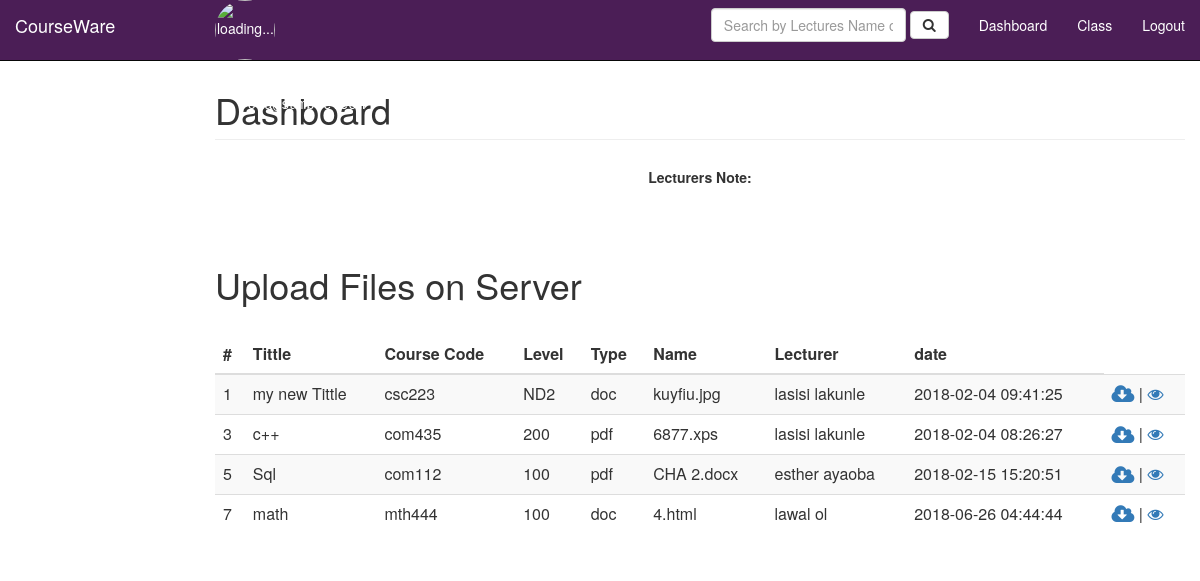
The app's page /dashboard.php (signed in) with its own data.
### tables this page shows
CREATE TABLE `files` (
  `id` int(11) NOT NULL,
  `tittle` varchar(111) NOT NULL,
  `cod` varchar(29) NOT NULL,
  `level` varchar(23) NOT NULL,
  `type` varchar(35) NOT NULL,
  `note` text NOT NULL,
  `filename` varchar(220) NOT NULL,
  `filepath` varchar(222) NOT NULL,
  `lecturer` varchar(89) NOT NULL,
  `date` timestamp NOT NULL DEFAULT CURRENT_TIMESTAMP ON UPDATE CURRENT_TIMESTAMP,
  `status` varchar(22) NOT NULL
);

### dashboard.php (the view, shortened to what this page needs)
<?php  include("include/header.php");   include './connect.php';
  ?>
        <p>
          <br />
        </p>
        <?php
          if($_SESSION["em"] == "" ){
            echo ' <script type="text/javascript">window.location.replace("index.php") </script>';
          }else {
        ?>
    <div class="container-fluid">
      <div class="row">
        <div class="col-sm-9 col-sm-offset-3 col-md-10 col-md-offset-2 main">
          <h1 class="page-header">Dashboard</h1>
          <div class="row placeholders alignCircleCenter">
              <h5 style="text-align: center;"><strong>Lecturers Note:</strong></h5>
          </div>
          <br/>
          <br />
          <h1 class="sub-header">Upload Files on Server</h1>
          <br />
          <div class="table-responsive">
            <table class="table table-striped">
              <thead>
                <tr>
                  <th>#</th>
                  <th>Tittle</th>
                  <th>Course Code</th>
                  <th>Level</th>
                  <th>Type</th>
                  <th>Name</th>
                  <th>Lecturer</th>
                  <th>date</th>
                </tr>
              </thead>
              <tbody>
                <tr>
                    <?php
                $qy= "select * from files ";
                   $myqy = mysqli_query($mycon,$qy);
                   $intt = 0;
                   while ($row = mysqli_fetch_array($myqy)) {
                             $intt = $intt+1;
                   ?>
                    <td><?php echo $intt;?></td>
                  <td><?php echo $row["tittle"];?></td>
                  <td><?php echo $row["cod"];?></td>
                  <td><?php echo $row["level"];?></td>
                  <td><?php echo $row["type"];?></td>
                  <td><?php echo $row["filename"];?></td>
                  <td><?php echo $row["lecturer"];?></td>
                  <td><?php echo $row["date"];?></td>
                  <td>
                      <a href="new.php?package=<?php echo 'CouseWare/'.$row["filepath"];?>&pascel=<?php echo $row["filename"];?>" title="Download"  >
                  <i class="fa fa-cloud-download fa-lg"></i>
                      </a>  |
                  <a href="now.php?package=<?php echo 'CouseWare/'.$row["filepath"];?>&pascel=<?php echo $row["filename"];?>"  title="view"> <i class="fa fa-eye fa lg"></i></a></td>
                </tr>
               <?php
                                               $intt = $intt+1;
?>
                <?php
                       }
                ?>
              </tbody>
            </table>
          </div>
        </div>
      </div>
    </div>
   <?php }?>
  </body>
</html>

### include/header.php (shortened to what this page needs)
<?php include './connect.php'?>
<!DOCTYPE html>
<html lang="en">
<head>
    <link href="css/bootstrap.min.css" rel="stylesheet">
    <link href="css/main.css" rel="stylesheet">
    <link rel="stylesheet" href="css/font-awesome.min.css">
  </head>
  <body>
    <nav class="navbar navbar-inverse navbar-fixed-top">
      <div class="container-fluid">
        <div class="navbar-header" style="width: 350px;height: 60px;">
          <a class="navbar-brand" href="#">CourseWare</a>
          <div class="roll" style="width: 150px;height: 30px;float: right;"> <?php    $usern3= $_SESSION['em'];
          $git= "select * from user_reg where email ='$usern3'";
                             $mgit = mysqli_query($mycon,$git);
                            $row1e = mysqli_fetch_array($mgit);
          ?>
           <img src="upload_files/<?php echo $row1e["name"];?>" style="width:60px;height:60px; border-radius:50px;" alt="loading..." />
           <p style=" float: right;line-height: 90px;font-family: monospace;"> <?php  echo $usern3;?></p>
          </div>
        </div>
        <div id="navbar" class="navbar-collapse collapse">
          <ul class="nav navbar-nav navbar-right">
            <li><a href="dashboard.php">Dashboard</a></li>
            <li><a href="veri.php">Class</a></li>
            <li><a href="logout.php">Logout</a></li>
          </ul>
            <form class="navbar-form navbar-right" method="post" action="">
                <input  required="" type="text" class="form-control" name="name" placeholder="Search by Lectures Name only...">
            <button class="btn btn-default" name="btn_search" ><i class="fa fa-search"></i></button>
            </form>
        </div>
      </div>
    </nav>

### connect.php (shortened to what this page needs)
<?php
$host = "Localhost";
$user = "root";
 $password ="root";
 $database ="course";
$mycon=mysqli_connect($host,$user,$password);
if (!$mycon){
    echo 'error';
}  else {
    $getdb = mysqli_select_db($mycon,$database);
    if (!$getdb){
    echo 'error';
} else {
     echo 'alert...oooo';
}
}

### css/main.css (style rules this page uses)
.alignCircleCenter { margin: auto; align-content: center; }
.navbar { background-color: #4b1e56; color: #FFF; }
.navbar a { color: #FFF !important; }

### records on screen
files: tittle "my new Tittle", cod "csc223", level "ND2", type "doc", filename "kuyfiu.jpg", lecturer "lasisi lakunle", date "2018-02-04 09:41:25"
files: tittle "c++", cod "com435", level "200", type "pdf", filename "6877.xps", lecturer "lasisi lakunle", date "2018-02-04 08:26:27"
files: tittle "Sql", cod "com112", level "100", type "pdf", filename "CHA 2.docx", lecturer "esther ayaoba", date "2018-02-15 15:20:51"
files: tittle "math", cod "mth444", level "100", type "doc", filename "4.html", lecturer "lawal ol", date "2018-06-26 04:44:44"

### other values on screen
$usern3 "ola@sample.com"
